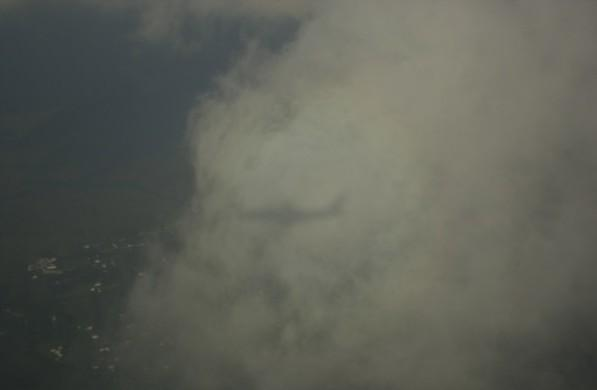
#> input picture scripts/sd.jpg, 597 x 390 px
$ python retinex.py
#> lines starting #> are read from the running program, lines starting #| are printed output that depends on the picture
#> further down, img is the input picture: shape (390, 597, 3); mean B, G, R 87.1, 96, 93.9
import numpy as np
import cv2


class SingleScaleRetinex:

    def __init__(self):
        self._variance = None

    @property
    def variance(self):
        return self._variance

    @variance.setter
    def variance(self, value):
        self._variance = value

    def ss_retinex(self, img):
        if self._variance:
            img = img+1e-7
            retinex = np.log10(img) - np.log10(cv2.GaussianBlur(img, (0, 0), self._variance))
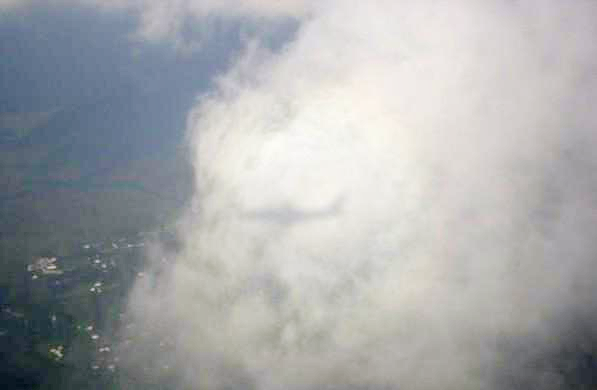
#> retinex: shape (390, 597, 3) float64; mean of channels 0, 1, 2 -0.0144, -0.018, -0.0227; drawn with min black and max white
            return retinex
        else:
            print("SSR Error on ss_retinex method: the variance must be set.")
            return None

    def do(self, img):
        if self._variance:
            img = np.float64(img) + 1.0
            img_retinex = self.ss_retinex(img)

            for i in range(img_retinex.shape[2]):
                # Use histogram to get pixel value counts
                hist, bins = np.histogram(img_retinex[:, :, i], bins=1000)  # Adjust bins as needed
                zero_count = hist[np.argmin(np.abs(bins))]

                # Find low_val and high_val using cumulative sum
                cumsum = np.cumsum(hist)
                low_val = bins[np.searchsorted(cumsum, zero_count * 0.1)]
                high_val = bins[np.searchsorted(cumsum, cumsum[-1] - zero_count * 0.1)]

                # Clip values
                img_retinex[:, :, i] = np.clip(img_retinex[:, :, i], low_val, high_val)

                # Normalize
                img_min = np.min(img_retinex[:, :, i])
                img_max = np.max(img_retinex[:, :, i])
                img_retinex[:, :, i] = (img_retinex[:, :, i] - img_min) / (img_max - img_min) * 255
#> this loop made 3 passes
#> (zero_count, low_val, high_val, img_min, img_max) on passes 1 to 3: (339, -0.336, 0.159, -0.336, 0.159), (392, -0.361, 0.169, -0.361, 0.169), (395, -0.393, 0.172, -0.393, 0.172)
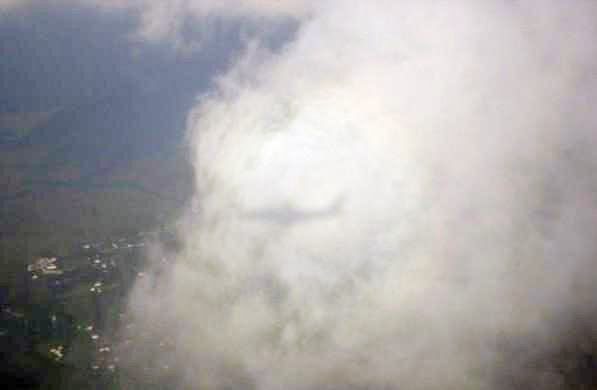
#> img_retinex: shape (390, 597, 3) float64; mean of channels 0, 1, 2 165.7, 164.9, 167.3; drawn as B, G, R

            img_retinex = np.uint8(img_retinex)
            return img_retinex
        else:
            print("SSR Error on do method: the variance must be set.")
            return None


class MultiScaleRetinex:

    def __init__(self, ):
        self._variance = None
        self.SSR = SingleScaleRetinex()

    @property
    def variance(self):
        return self._variance

    @variance.setter
    def variance(self, values: list):
        self._variance = values

    def ms_retinex(self, img):
        if self._variance:
            retinex = np.zeros_like(img)
            for variance in self._variance:
                self.SSR.variance = variance
                retinex += self.SSR.ss_retinex(img)
            retinex = retinex / len(self._variance)
            return retinex
        else:
            print("MSR Error on ms_retinex method: the variance list must be set.")
            return None

    def do(self, img):
        if self._variance:
            img = np.float64(img) + 1.0
            img_retinex = self.ms_retinex(img)

            for i in range(img_retinex.shape[2]):
                # Use histogram for efficiency
                hist, bins = np.histogram(img_retinex[:, :, i], bins=1000)  # Adjust bins as needed
                zero_count = hist[np.argmin(np.abs(bins))]

                # Find low_val and high_val using cumulative sum
                cumsum = np.cumsum(hist)
                low_val = bins[np.searchsorted(cumsum, zero_count * 0.1)]
                high_val = bins[np.searchsorted(cumsum, cumsum[-1] - zero_count * 0.1)]

                # Clip values
                img_retinex[:, :, i] = np.clip(img_retinex[:, :, i], low_val, high_val)

                # Normalize
                img_min = np.min(img_retinex[:, :, i])
                img_max = np.max(img_retinex[:, :, i])
                img_retinex[:, :, i] = (img_retinex[:, :, i] - img_min) / (img_max - img_min) * 255

            img_retinex = np.uint8(img_retinex)
            return img_retinex
        else:
            print("MSR Error on do method: the variance list must be set.")
            return None


if __name__ == "__main__":

    variance_list = [15, 80, 30]
    variance = 300

    img = cv2.imread('sd.jpg')
    SSR = SingleScaleRetinex()
    SSR.variance = variance

    MSR = MultiScaleRetinex()
    MSR.variances = variance_list

    img_ssr = SSR.do(img)
    img_msr = MSR.do(img)

    cv2.imshow('Original', img)
    cv2.imshow('MSR', img_msr)
    cv2.imshow('SSR', img_ssr)
    cv2.waitKey(0)
    cv2.destroyAllWindows()
